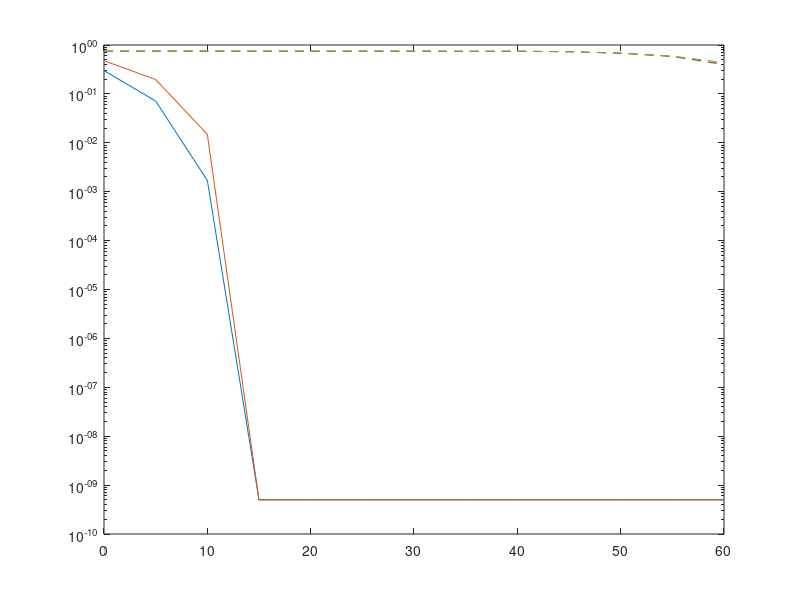

Here is the MATLAB script that generated this plot:
function ser = shi_04_v2
T=10;%total Times
a = 1/sqrt(2)+1/sqrt(2)*1i;
fs=2000;
n0 = randi(4,1,fs*T)-1;%generate 2 bits symbols with 2000 symbols/second and 4seconds
n1 = exp(-1i*(n0/4*2*pi-0.25*pi));%generate the QAM of signal
Eb0db = 0:5:60;%Eb/N0 in db
Eb = sum(abs(n1).^2)/T/fs;
N0 = Eb./10.^(Eb0db/10);
sigma = sqrt( N0 /2);% Sigma of noise
no = randn(length(N0),length(n1)) + randn(length(N0),length(n1)) * 1i;
no=no.*repmat(sigma,length(n1),1)';%Produce the noise for 
n3 = repmat(n1,length(sigma),1)+no;
n4 = Dec(n3);
ser = n4 -  repmat(n0,length(sigma),1);
ser = (0~=ser);
ser = (10^-5+sum(ser'))./fs/T;%Symbol error rate
figure('name','assignment4')
semilogy(Eb0db,ser) 
hold on
%semilogy(Eb0db,2*erfc(sqrt(Eb0*2)),'b--o') 
n2=zeros(1,length(n1));
n2(1)=a;
for l=2:length(n1)+1
    n2(l) = n2(l-1)*n1(l-1);
end
Eb = sum(abs(n2).^2)/T/fs;
N0 = Eb./10.^(Eb0db/10);
sigma = sqrt( N0./2 );% Sigma of noise
no = randn(length(N0),length(n2)) + randn(length(N0),length(n2)) * i;
no=no.*repmat(sigma,length(n2),1)';%Produce the noise for 
n3 = repmat(n2,length(sigma),1)+no;
n3 = (n3(:,2:length(n3))./n3(:,1:length(n3)-1));
n4 = Dec(n3);
ser = n4 -  repmat(n0,length(sigma),1);
ser = (0~=ser);
ser = (10^-5+sum(ser'))./fs/T;%Symbol error rate
semilogy(Eb0db,ser) 

for fd=[20 60 200]
    g = genG( fd , length(n2))
    n3 = repmat(n2,length(sigma),1).*repmat(g,length(sigma),1)+no;
    n31 = (n3(:,2:length(n3))./n3(:,1:length(n3)-1));
    n4 = Dec(n31);
    ser = n4 -  repmat(n0,length(sigma),1);
    ser = (0~=ser);
    ser = (10^-5+sum(ser'))./fs/T;%Symbol error rate
    semilogy(Eb0db,ser,'--') 
end

end

function n4 = Dec(n3)
n4 = atan2(imag(n3),real(n3));
n4 = 0.*(0<=n4 & n4 < pi/2) + 3.*(pi/2<=n4 & n4 <= pi) + 1.*(-pi/2<=n4 & n4<0) + 2.*(-pi<=n4 & n4<-pi/2) ;
end

function g = genG( fd , n1) %generate the gain with doppler frequency and sampling frequency and time T
fs=2000;
fx = - fs / 2 : 1 : fs / 2;
S = zeros( 1 , length( fx ) );
n = randn( 1 , n1 ) + randn( 1 , n1 ) * 1i;%white Noise with sigama 1 mu 0
n =n*.10;
S=zeros(1,length(fx));
for l=-fs/2:1:fs/2
    if abs(l)<fd
        S(l+fs/2+1)=1/4/pi/fd/sqrt(1-(l/fd)^2);%Produce the PSD of Doppler function
    else
        S(l+fs/2+1)=0;
    end
end
S1 = circshift(S,ceil(size(S)/2));
h = ifft(sqrt(S1));%Doppler filter
h = circshift(h,floor(size(h)/2));
g = filter ( h , 1 , n );
end